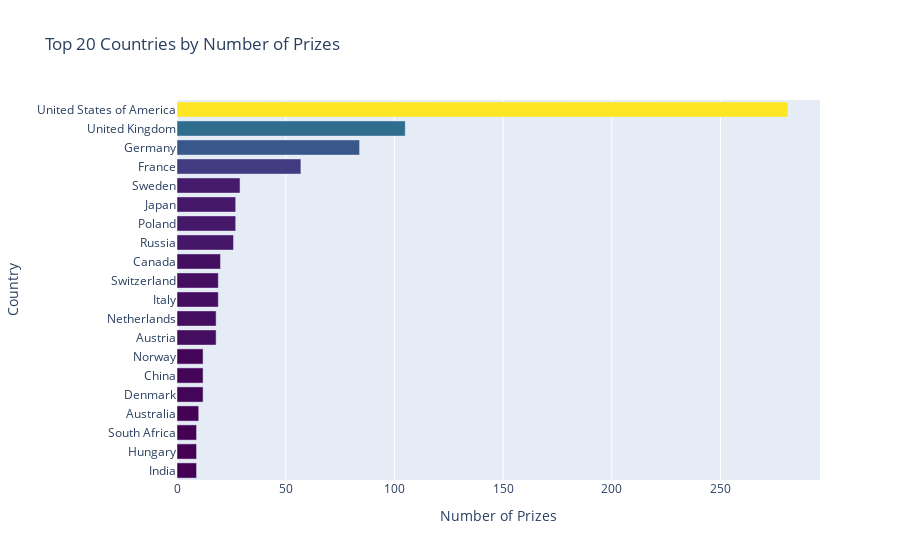

Write notebook code for a chart like this one.
### Markdown cell above
Note that the ranking here determines how our bar chart will be displayed.

### Code cell
h_bar = px.bar(
    x=top20.prize,
    y=top20.birth_country_current,
    orientation='h',
    color=top20.prize,
    color_continuous_scale='Viridis',
    title='Top 20 Countries by Number of Prizes'
)

h_bar.update_layout(
    xaxis_title='Number of Prizes',
    yaxis_title='Country',
    coloraxis_showscale=False
)

h_bar.show()

### Figure 1 — Plotly figure (JSON) as saved in the notebook; plotly's stock layout.template omitted (floating-point values rounded to 4 significant figures)
{"data": [{"alignmentgroup": "True", "hovertemplate": "x=%{x}<br>y=%{y}<br>color=%{marker.color}<extra></extra>", "legendgroup": "", "marker": {"color": [9, 9, 9, 10, 12, 12, 12, 18, 18, 19, 19, 20, 26, 27, 27, 29, 57, 84, 105, 281], "coloraxis": "coloraxis", "pattern": {"shape": ""}}, "name": "", "offsetgroup": "", "orientation": "h", "showlegend": false, "textposition": "auto", "type": "bar", "x": [9, 9, 9, 10, 12, 12, 12, 18, 18, 19, 19, 20, 26, 27, 27, 29, 57, 84, 105, 281], "xaxis": "x", "y": ["India", "Hungary", "South Africa", "Australia", "Denmark", "China", "Norway", "Austria", "Netherlands", "Italy", "Switzerland", "Canada", "Russia", "Poland", "Japan", "Sweden", "France", "Germany", "United Kingdom", "United States of America"], "yaxis": "y"}], "layout": {"barmode": "relative", "coloraxis": {"colorbar": {"title": {"text": "color"}}, "colorscale": [[0, "#440154"], [0.1111, "#482878"], [0.2222, "#3e4989"], [0.3333, "#31688e"], [0.4444, "#26828e"], [0.5556, "#1f9e89"], [0.6667, "#35b779"], [0.7778, "#6ece58"], [0.8889, "#b5de2b"], [1, "#fde725"]], "showscale": false}, "legend": {"tracegroupgap": 0}, "title": {"text": "Top 20 Countries by Number of Prizes"}, "xaxis": {"anchor": "y", "domain": [0, 1], "title": {"text": "Number of Prizes"}}, "yaxis": {"anchor": "x", "domain": [0, 1], "title": {"text": "Country"}}}}
